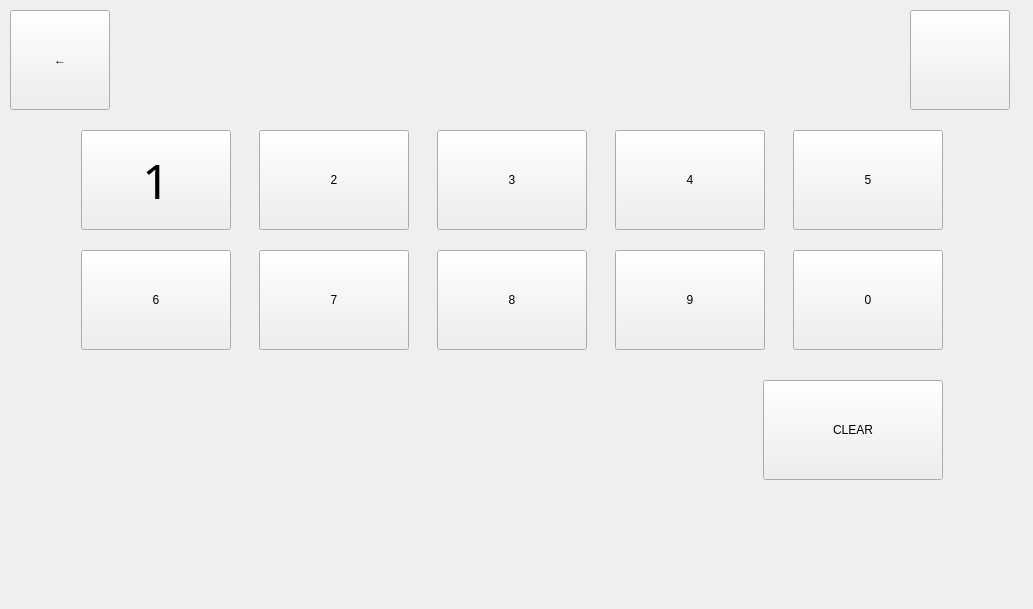
   <widget class="QWidget" name="keyboard_key">
    <widget class="QLabel" name="background_key">
     <property name="geometry">
      <rect>
       <x>0</x>
       <y>0</y>
       <width>1024</width>
       <height>600</height>
      </rect>
     </property>
     <property name="text">
      <string/>
     </property>
     <property name="pixmap">
      <pixmap>../../../1/graphic/emoto2.png</pixmap>
     </property>
    </widget>
    <widget class="QLabel" name="label_key">
     <property name="geometry">
      <rect>
       <x>245</x>
       <y>30</y>
       <width>534</width>
       <height>71</height>
      </rect>
     </property>
     <property name="styleSheet">
      <string notr="true">	border-style: solid;
	border-color: rgb(146, 150, 150);
	border-width: 3px;
	border-radius: 16px;
	color: rgb(146, 150, 150);
	font: 900 36pt &quot;Calibri Light&quot;;
	background-image (&quot;C:\Users\mjszo\Desktop\1\graphic\blang.png&quot;)
   </string>
     </property>
     <property name="text">
      <string/>
     </property>
     <property name="alignment">
      <set>Qt::AlignCenter</set>
     </property>
    </widget>
    <widget class="QPushButton" name="button_key1">
     <property name="geometry">
      <rect>
       <x>81</x>
       <y>130</y>
       <width>150</width>
       <height>100</height>
      </rect>
     </property>
     <property name="font">
      <font>
       <family>Calibri Light</family>
       <pointsize>36</pointsize>
       <weight>37</weight>
       <italic>false</italic>
       <bold>false</bold>
      </font>
     </property>
     <property name="styleSheet">
      <string notr="true">	border-style: solid;
	border-width: 3px;
	border-radius: 16px;
	color: rgb(146, 150, 150);
	font: 300 36pt &quot;Calibri Light&quot;;
	background-image (&quot;C:\Users\mjszo\Desktop\1\graphic\blang.png&quot;)</string>
     </property>
     <property name="text">
      <string>1</string>
     </property>
    </widget>
    <widget class="QPushButton" name="button_key2">
     <property name="geometry">
      <rect>
       <x>259</x>
       <y>130</y>
       <width>150</width>
       <height>100</height>
      </rect>
     </property>
     <property name="styleSheet">
      <string notr="true">	border-style: solid;
	border-width: 3px;
	border-radius: 16px;
	color: rgb(146, 150, 150);
	font: 300 36pt &quot;Calibri Light&quot;;
	background-image (&quot;C:\Users\mjszo\Desktop\1\graphic\blang.png&quot;)</string>
     </property>
     <property name="text">
      <string>2</string>
     </property>
    </widget>
    <widget class="QPushButton" name="button_key3">
     <property name="geometry">
      <rect>
       <x>437</x>
       <y>130</y>
       <width>150</width>
       <height>100</height>
      </rect>
     </property>
     <property name="styleSheet">
      <string notr="true">	border-style: solid;
	border-width: 3px;
	border-radius: 16px;
	color: rgb(146, 150, 150);
	font: 300 36pt &quot;Calibri Light&quot;;
	background-image (&quot;C:\Users\mjszo\Desktop\1\graphic\blang.png&quot;)</string>
     </property>
     <property name="text">
      <string>3</string>
     </property>
    </widget>
    <widget class="QPushButton" name="button_key6">
     <property name="geometry">
      <rect>
       <x>81</x>
       <y>250</y>
       <width>150</width>
       <height>100</height>
      </rect>
     </property>
     <property name="styleSheet">
      <string notr="true">	border-style: solid;
	border-width: 3px;
	border-radius: 16px;
	color: rgb(146, 150, 150);
	font: 300 36pt &quot;Calibri Light&quot;;
	background-image (&quot;C:\Users\mjszo\Desktop\1\graphic\blang.png&quot;)</string>
     </property>
     <property name="text">
      <string>6</string>
     </property>
    </widget>
    <widget class="QPushButton" name="button_key7">
     <property name="geometry">
      <rect>
       <x>259</x>
       <y>250</y>
       <width>150</width>
       <height>100</height>
      </rect>
     </property>
     <property name="styleSheet">
      <string notr="true">	border-style: solid;
	border-width: 3px;
	border-radius: 16px;
	color: rgb(146, 150, 150);
	font: 300 36pt &quot;Calibri Light&quot;;
	background-image (&quot;C:\Users\mjszo\Desktop\1\graphic\blang.png&quot;)</string>
     </property>
     <property name="text">
      <string>7</string>
     </property>
    </widget>
    <widget class="QPushButton" name="button_key4">
     <property name="geometry">
      <rect>
       <x>615</x>
       <y>130</y>
       <width>150</width>
       <height>100</height>
      </rect>
     </property>
     <property name="styleSheet">
      <string notr="true">	border-style: solid;
	border-width: 3px;
	border-radius: 16px;
	color: rgb(146, 150, 150);
	font: 300 36pt &quot;Calibri Light&quot;;
	background-image (&quot;C:\Users\mjszo\Desktop\1\graphic\blang.png&quot;)</string>
     </property>
     <property name="text">
      <string>4</string>
     </property>
    </widget>
    <widget class="QPushButton" name="button_key5">
     <property name="geometry">
      <rect>
       <x>793</x>
       <y>130</y>
       <width>150</width>
       <height>100</height>
      </rect>
     </property>
     <property name="styleSheet">
      <string notr="true">	border-style: solid;
	border-width: 3px;
	border-radius: 16px;
	color: rgb(146, 150, 150);
	font: 300 36pt &quot;Calibri Light&quot;;
	background-image (&quot;C:\Users\mjszo\Desktop\1\graphic\blang.png&quot;)</string>
     </property>
     <property name="text">
      <string>5</string>
     </property>
    </widget>
    <widget class="QPushButton" name="button_key0">
     <property name="geometry">
      <rect>
       <x>793</x>
       <y>250</y>
       <width>150</width>
       <height>100</height>
      </rect>
     </property>
     <property name="styleSheet">
      <string notr="true">	border-style: solid;
	border-width: 3px;
	border-radius: 16px;
	color: rgb(146, 150, 150);
	font: 300 36pt &quot;Calibri Light&quot;;
	background-image (&quot;C:\Users\mjszo\Desktop\1\graphic\blang.png&quot;)</string>
     </property>
     <property name="text">
      <string>0</string>
     </property>
    </widget>
    <widget class="QPushButton" name="button_key9">
     <property name="geometry">
      <rect>
       <x>615</x>
       <y>250</y>
       <width>150</width>
       <height>100</height>
      </rect>
     </property>
     <property name="styleSheet">
      <string notr="true">	border-style: solid;
	border-width: 3px;
	border-radius: 16px;
	color: rgb(146, 150, 150);
	font: 300 36pt &quot;Calibri Light&quot;;
	background-image (&quot;C:\Users\mjszo\Desktop\1\graphic\blang.png&quot;)</string>
     </property>
     <property name="text">
      <string>9</string>
     </property>
    </widget>
    <widget class="QPushButton" name="button_key8">
     <property name="geometry">
      <rect>
       <x>437</x>
       <y>250</y>
       <width>150</width>
       <height>100</height>
      </rect>
     </property>
     <property name="styleSheet">
      <string notr="true">	border-style: solid;
	border-width: 3px;
	border-radius: 16px;
	color: rgb(146, 150, 150);
	font: 300 36pt &quot;Calibri Light&quot;;
	background-image (&quot;C:\Users\mjszo\Desktop\1\graphic\blang.png&quot;)</string>
     </property>
     <property name="text">
      <string>8</string>
     </property>
    </widget>
    <widget class="QPushButton" name="button_cancel_key">
     <property name="geometry">
      <rect>
       <x>763</x>
       <y>380</y>
       <width>180</width>
       <height>100</height>
      </rect>
     </property>
     <property name="styleSheet">
      <string notr="true">	border-style: solid;
	border-width: 3px;
	border-radius: 16px;
	color: rgb(146, 150, 150);
	font: 300 24pt &quot;Calibri Light&quot;;
	background-image (&quot;C:\Users\mjszo\Desktop\1\graphic\blang.png&quot;)</string>
     </property>
     <property name="text">
      <string>CLEAR</string>
     </property>
    </widget>
    <widget class="QPushButton" name="button_back_key">
     <property name="geometry">
      <rect>
       <x>10</x>
       <y>10</y>
       <width>100</width>
       <height>100</height>
      </rect>
     </property>
     <property name="styleSheet">
      <string notr="true">	border-style: solid;
	border-width: 3px;
	border-radius: 16px;
	border-color: rgb(225,225,225);
	color: rgb(146, 150, 150);
	font: 300 60pt &quot;Calibri Light&quot; ;
	font-weight: bold;
	background-image (&quot;C:\Users\mjszo\Desktop\1\graphic\blang.png&quot;)</string>
     </property>
     <property name="text">
      <string>←</string>
     </property>
    </widget>
    <widget class="QPushButton" name="button_set_key">
     <property name="geometry">
      <rect>
       <x>910</x>
       <y>10</y>
       <width>100</width>
       <height>100</height>
      </rect>
     </property>
     <property name="styleSheet">
      <string notr="true">	border-style: solid;
	border-width: 3px;
	border-radius: 16px;
	border-color: rgb(225,225,225);
	color: rgb(146, 150, 150);
	font: 300 60pt &quot;Calibri Light&quot; ;
	font-weight: bold;
	background-image (&quot;C:\Users\mjszo\Desktop\1\graphic\blang.png&quot;)</string>
     </property>
     <property name="text">
      <string/>
     </property>
     <property name="icon">
      <iconset>
       <normaloff>../../../1/graphic/setting2.png</normaloff>../../../1/graphic/setting2.png</iconset>
     </property>
     <property name="iconSize">
      <size>
       <width>70</width>
       <height>70</height>
      </size>
     </property>
    </widget>
   </widget>
